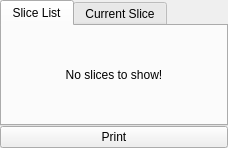
  <widget class="QDockWidget" name="sliceListBar">
   <property name="minimumSize">
    <size>
     <width>228</width>
     <height>148</height>
    </size>
   </property>
   <attribute name="dockWidgetArea">
    <number>2</number>
   </attribute>
   <widget class="QWidget" name="dockWidgetContents_6">
    <layout class="QHBoxLayout" name="horizontalLayout_6">
     <property name="spacing">
      <number>0</number>
     </property>
     <property name="margin">
      <number>0</number>
     </property>
     <item>
      <layout class="QVBoxLayout" name="verticalLayout">
       <property name="spacing">
        <number>0</number>
       </property>
       <item>
        <widget class="QTabWidget" name="tabWidget">
         <property name="styleSheet">
          <string notr="true">selection-background-color: rgb(239, 239, 239);</string>
         </property>
         <property name="currentIndex">
          <number>0</number>
         </property>
         <widget class="QWidget" name="tab">
          <attribute name="title">
           <string>Slice List</string>
          </attribute>
          <layout class="QHBoxLayout" name="horizontalLayout_2">
           <item>
            <widget class="QLabel" name="label">
             <property name="text">
              <string>No slices to show!</string>
             </property>
             <property name="alignment">
              <set>Qt::AlignCenter</set>
             </property>
            </widget>
           </item>
          </layout>
         </widget>
         <widget class="QWidget" name="tab_2">
          <attribute name="title">
           <string>Current Slice</string>
          </attribute>
         </widget>
        </widget>
       </item>
       <item>
        <layout class="QHBoxLayout" name="horizontalLayout_5">
         <item>
          <widget class="QPushButton" name="pushButton_5">
           <property name="minimumSize">
            <size>
             <width>100</width>
             <height>0</height>
            </size>
           </property>
           <property name="text">
            <string>Print</string>
           </property>
           <property name="icon">
            <iconset>
             <normaloff>:/printer icons/icons/printer/Start 3d-printing.ico</normaloff>:/printer icons/icons/printer/Start 3d-printing.ico</iconset>
           </property>
           <property name="iconSize">
            <size>
             <width>24</width>
             <height>24</height>
            </size>
           </property>
          </widget>
         </item>
        </layout>
       </item>
      </layout>
     </item>
    </layout>
   </widget>
  </widget>
